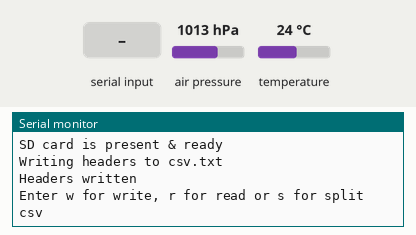
A sketch run on a simulated Arduino Mega 2560, built with avr-gcc and run on an emulated ATmega2560. Parts: the last lines printed to the serial monitor. The inputs (shaded band) are chosen by the test bench; at power-on: air pressure 1013 hPa, temperature 24 °C. Storage starts empty.

Above: at 1.2 s.
1.3 s: "w\n" received over Serial
At 1.8 s:
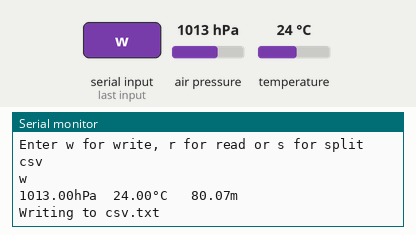
2.8 s: "r\n" received over Serial
At 3.5 s:
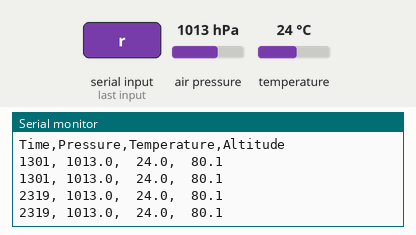
4.8 s: "d\n" received over Serial
At 5.8 s:
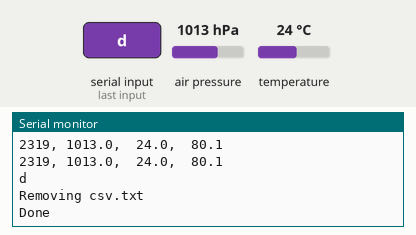
6.4 s: "R\n" received over Serial
At 7.5 s:
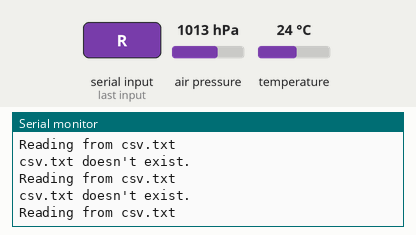

The sketch:

my_sd_csv.ino
```cpp
// https://www.circuitbasics.com/writing-data-to-files-on-an-sd-card-on-arduino/

#include <SD.h>
#include <SPI.h>
#include <Adafruit_BMP280.h>
Adafruit_BMP280 bmp;
File myFile;

// change this to match your SD shield or module:
// Adafruit SD shields and modules: pin 10
// Sparkfun SD shield: pin 8
//mega pin = 53;
const int chipSelect = 10;
float QNH = 1022.67; //Change the "1022.67" to your current sea level barrometric pressure (https://www.wunderground.com)
const int BMP_address = 0x76;

float pressure;
float temperature;
float altimeter;
char charRead;
char runMode;
byte i=0; //counter
char dataStr[100] = "";
 char buffer[7];
////////////////////////////////////////////////////
void setup()
{
  Serial.begin(9600);
  Serial.println("BMP280/SD Card Demo");
  bmp.begin(BMP_address);
  if (SD.begin(chipSelect))
  {
    Serial.println("SD card is present & ready");
  }
  else
  {
    Serial.println("SD card missing or failure");
    while(1); //halt program
  }
  //clear out old data file
  if (SD.exists("csv.txt"))
  {
    Serial.println("Removing simple.txt");
    SD.remove("csv.txt");
    Serial.println("Done");
  }

  //write csv headers to file:
   myFile = SD.open("csv.txt", FILE_WRITE);
   if (myFile) // it opened OK
    {
    Serial.println("Writing headers to csv.txt");
    myFile.println("Time,Pressure,Temperature,Altitude");
    myFile.close();
    Serial.println("Headers written");
    }
  else
    Serial.println("Error opening csv.txt");
  Serial.println("Enter w for write, r for read or s for split csv");
}// end setup()

////////////////////////////////////////////////////////////
void loop(void)
{
 dataStr[0] = 0;
 pressure = bmp.readPressure()/100;  //and conv Pa to hPa
 temperature = bmp.readTemperature();
 altimeter = bmp.readAltitude (QNH); //QNH is local sea lev pressure
//----------------------- using c-type ---------------------------
 //convert floats to string and assemble c-type char string for writing:
 ltoa( millis(),buffer,10); //conver long to charStr
 strcat(dataStr, buffer);//add it onto the end
 strcat( dataStr, ", "); //append the delimeter

 //dtostrf(floatVal, minimum width, precision, character array);
 dtostrf(pressure, 5, 1, buffer);  //5 is mininum width, 1 is precision; float value is copied onto buff
 strcat( dataStr, buffer); //append the coverted float
 strcat( dataStr, ", "); //append the delimeter

 dtostrf(temperature, 5, 1, buffer);  //5 is mininum width, 1 is precision; float value is copied onto buff
 strcat( dataStr, buffer); //append the coverted float
 strcat( dataStr, ", "); //append the delimeter

 dtostrf(altimeter, 5, 1, buffer);  //5 is mininum width, 1 is precision; float value is copied onto buff
 strcat( dataStr, buffer); //append the coverted float
 strcat( dataStr, 0); //terminate correctly
 //Serial.println(dataStr);
 //---------------------------------------------------
 //create a loop to read from the keyboard a command character
 //this will be 'r' for read, 'w' for write and 'd' for delete.

  if (Serial.available()) //get command from keyboard:
     {
      charRead = tolower(Serial.read());  //force ucase
      Serial.write(charRead); //write it back to Serial window
      Serial.println();
     }

  if(charRead == 'w')  //we are logging
      runMode = 'W';
  if(charRead == 'r')  //we are reading
      runMode = 'R';
  if(charRead == 'd')  //we are deleting
      runMode = 'D';
 //----------------------------------------------------
  if(runMode == 'W') //write to file
  {
   //----- display on local Serial monitor: ------------
   Serial.print(pressure); Serial.print("hPa  ");
   Serial.print(temperature);
   Serial.write(0xC2);  //send degree symbol
   Serial.write(0xB0);  //send degree symbol
   Serial.print("C   ");
   Serial.print(altimeter); Serial.println("m");
   //---------------------------------------------
   // open the file. note that only one file can be open at a time,
    myFile = SD.open("csv.txt", FILE_WRITE);
    // if the file opened okay, write to it:
    if (myFile)
    {
      Serial.println("Writing to csv.txt");
      myFile.println(dataStr);
      myFile.println(dataStr);
      myFile.close();
    }
    else
    {
      Serial.println("error opening csv.txt");
    }
    delay(1000);
  }
//--------------------------------------------------
    if(runMode == 'R')  //we are reading
   {
    if (!SD.exists("csv.txt"))
        Serial.println("csv.txt doesn't exist.");
   Serial.println("Reading from csv.txt");
   myFile = SD.open("csv.txt");

   while (myFile.available())
  {
   char inputChar = myFile.read(); // Gets one byte from serial buffer
    if (inputChar == '\n') //end of line (or 10)
    {
      dataStr[i] = 0;  //terminate the string correctly
      Serial.println(dataStr);
      i=0; //reset the counter
    }
    else
    {
      dataStr[i] = inputChar; // Store it
      i++; // Increment where to put next char
      if(i> sizeof(dataStr))  //error checking for overflow
        {
        Serial.println("Incoming string longer than array allows");
        Serial.println(sizeof(dataStr));
        while(1);
        }
    }
  }
}
  //-------------------------------------------
  if(runMode=='D')
  {
   //delete a file:
   if (SD.exists("csv.txt"))
      {
      Serial.println("Removing csv.txt");
      SD.remove("csv.txt");
      Serial.println("Done");
     }
  }
  //-----------------------------------------

} //end main
///////////////////////////////////////////////
```

Measured:
- after the input at 1.3 s, the serial monitor: prints a new line at once (image 1)
- after the input at 2.8 s, the serial monitor: prints a new line after 0.54 s (image 2)
- after the input at 4.8 s, the serial monitor: prints a new line after 0.18 s (image 3)
- after the input at 6.4 s, the serial monitor: prints a new line at once (image 4)
